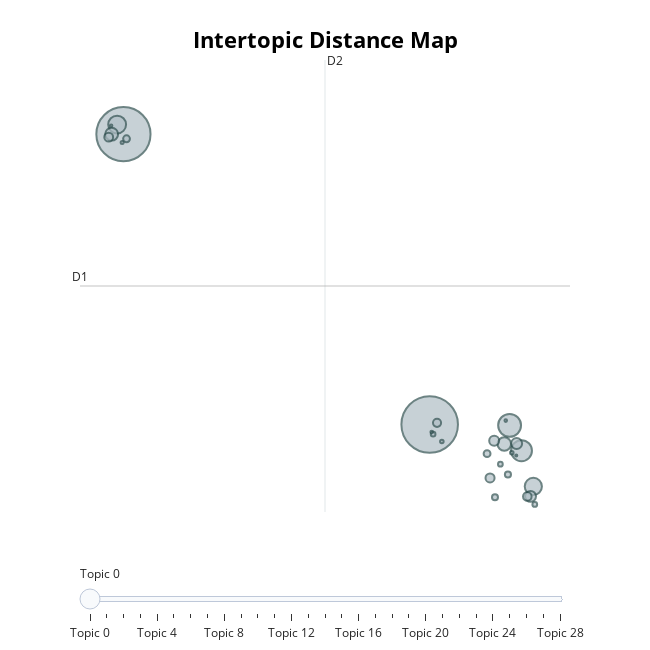

The notebook cell this image was saved under:
### Code cell
pos_topic_model = pos_topic_model.reduce_topics(pos_docs, nr_topics=30)
pos_topic_model.visualize_topics()

### Figure 1 — Plotly figure (JSON) as saved in the notebook; plotly's stock layout.template omitted (floating-point values rounded to 4 significant figures)
{"data": [{"customdata": [[0, "like | one | bosses | good | still", 8794], [1, "yes | good | best | nice | great", 8067], [2, "love | hate | ii | pain | rage", 1438], [3, "curse | amana | shrine | bearer | majula", 1204], [4, "gud | git | gavlan | gg | ez", 878], [5, "death | died | dies | die | dead", 813], [6, "de | que | el | jogo | es", 501], [7, "goat | sex | goated | rapier | fatty", 456], [8, "sun | praise | jolly | cooperation | would", 330], [9, "rolin | rollin | stance | roll | power", 328], [10, "elden | ring | better | still | really", 275], [11, "seek | lest | bearer | bear | beyond", 226], [12, "hole | tongue | try | horse | finger", 215], [13, "peak | ii | haters | absolute | listen", 202], [14, "adp | adaptability | level | stat | sucks", 181], [15, "skeleton | give | hurrah | skeletons | dont", 129], [16, "buy | sale | swag | moneybags | money", 127], [17, "message | ahead | wary | trust | wall", 102], [18, "iron | keep | hate | never | go", 99], [19, "frigid | outskirts | go | fuck | ever", 62], [20, "hands | mid | thumbs | hand | thumb", 61], [21, "cloud | save | steam | saves | file", 59], [22, "son | brought | father | spend | together", 35], [23, "king | ivory | field | monarch | throne", 34], [24, "ign | aaaaaaaaaaaaaaaaaaaaaaaaaaaaaaaaaaaaaaaaaaaaaaaaaaaaaaaaaaaaaaaaaaaaaaaaaaaaaaaaaaaaaaaaaaaaaaaaaaaaaaaaaaaaaaaaaaaaaaaaaaaaaaaaaaaaaaaaaaaaaaaaaaaaaaaaaaaaaaaaaaaaaaaaaaaaaaaaaaaaaaaaaaaaaaaaaaaaaaaaaaaaaaaaaaaaaaaaaaaaaaaaaaaaaaaaaaaaaaaaaaaaaaaaaaaaaaaaaaaaaaaaaaaaaaaaaaaaaaaaaaaaaaaaaaaaaaaaaaaaaaaaaaaaaaaaaaaaaaaaaaaaaaaaaaaaaaaaaaaaaaaaaaaaaaaaaaaaaaaaaaaaaaaaaaaaaaaaaaaaaaaaaaaaaaaaaaaaaaaaaaaaaaaaaaaaaaaaaaaaaaaaaaaaaaaaaaaaaaaaaaaaaaaaaaaaaaaaaaaaaaaaaaaaaaaaaaaaaaaaaaaaaaaaaaaaaaaaaaaaaaaaaaaaaaaaaaaaaaaaaaaaaaaaaaaaaaaaaaaaaaaaaaaaaaaaaaaaaaaaaaaaaaaaaaaaaaaaaaaaaaaaaaaaaaaaaaaaaaaaaaaaaaaaaaaaaaaaaaaaaaaaaaaaaaaaaaaaaaaaaaaaaaaaaaaaaaaaaaaaaaaaaaaaaaaaaaaaaaaaaaaaaaaaaaaaa | cooooooooooooooooooooooooooooooooooooooooooooollllllllllllllllllllllllllllllllllllllllllllllllllllllllllllllllllllllllllllllllllllllllll | aaaaaaaaaaaaaaaaaaaaaaaaaaaaaaaaaaaaaaaaaaaaaaaaaaaaaaaaaaaaaaaaaaaaaaaaaaaaaaaaaaaaaaaaaaaaaaaaaaaaaaaaaaaaaaaaaaaaaaaaaaaaaaaaaaaaaaaaaaaaaaaaaaaaaaaaaaaaaaaaaaaaaaaaaaaaaaaaaaaaaaaaaaaaaaaaaaaaaaaaaaaaaaaaaaaaaaaaaaaaaaaaaaaaaaaaaaaaaaaaaaaaaaaaaaaaaaaaaaaaaaaaaaaaaaaaaaaaaaaaaaaaaaaaaaaaaaaaaaaaaaaaaaaaaaaaaaaaaaaaaaaaaaaaaaaaaaaaaaaaaaaaaaaaaaaaaaaaaaaaaaaaaaaaaaaaaaaaaaaaaaaaaaaaaaaaaaaaaaaaaaaaaaaaaaaaaaaaaaaaaaaaaaaaaaaaaaaaaaaaaaaaaaaaaaaaaaaaaaaaaaaaaaaaaaaaaaaaaaaaaaaaaaaaaaaaaaaaaaaaaaaaaaaaaaaaaaaaaaaaaaaaaaaaaaaaaaaaaaaaaaaaaaaaaaaaaaaaaaaaaaaaaaaaaaaaaaaaaaaaaaaaaaaaaaaaaaaaaaaaaaaaaaaaaaaaaaaaaaaaaaaaaaaaaaaaaaaaaaaaaaaaaaaaaaaaaaaaaaaaaaaaaaaaaaaaaaaaaaaaaaaaaaaaaaaaaaaaaaaaaaaaaaaaaaaaaaaaaaaaaaaaaaaaaaaaaaaaaaaaaaaaaaaaaaaaaaaaaaaaaaaaaaaaaaaaaaaaaaaaaaaaaaaaaaaaaaaaaaaaaaaaaaaaaaaaaaaaaaaaaaaaaaaaaaaaaaaaaaaaaaaaaaaaaaaaaaaaaaaaaaaaaaaaaaaaaaaaaaaaaaaaaaaaaaaaaaaaaaaaaaaaaaaaaaaaaaaaaaaaaaaaahhhhhhhhhhhhhhhhhhhhhhhhhhhhhhhhhhhhhhhhhhhhhhhhhhhhhhhhhhhhhhhhhhhhhhhhhhhhhhhhhhhhhhhhhhhhhhhhhhhhhhhhhhhhhhhhhhhhhhhhhhhhhhhhhhhhhhhhhhhhhhhhhhhhhhhhhhhhhhhhhhhhhhhhhhhhhhhhhhhhhhhhhhhhhhhhhhhhhhhhhhhhhhhhhhhhhhhhhhhhhhhhhhhhhhhhhhhhhhhhhhhhhhhhhhhhhhhhhhhhhhhhhhhhhhhhhhhhhhhhhhhhhhhhhhhhhhhhhhhhhhhhhhhhhhhhhhhhhhhhhhhhhhhhhhhhhhhhhhhhhhhhhhhhhhhhhhhhhhhhhhhhhhhhhhhhhhhhhhhhhhhhhhhhhhhhhhhhhhhhhhhhhhhhhhhhhhhhhhhhhhhhhhhhhhhhhhhhhhhhhhhhhhhhhhhhhhhhhhhhhhhhhhhhhhhhhhhhhhhhhhhhhhhhhhhhhhhhhhhhhhhhhhhhhhhhhhhhhhhhhhhhhhhhhhhhhhhhhhhhhhhhhhhhhhhhhhhhhhhhhhhhhhhhhhhhhhhhhhhhhhhhhhhhhhhhhhhhhhhhhhhhhhhhhhhhhhhhhhhhhhhhhhhhhhhhhhhhhhhhhhhhhhhhhhhhhhhhhhhhhhhhhhhhhhhhhhhhhhhhhhhhhhhhhhhhhhhhhhhhhhhhhhhhhhhhhhhhhhhhhhhhhhhhhhhhhhhhhhhhhhhhhhhhhhhhhhhhhhhhhhhhhhhhhhhhhhhhhhhhhhhhhhhhhhhhhhhhhhhhhhhhhhhhhhhhhhhhhhhhhhhhhhhhhhhhhhhhhhhhhhhhhhhhhhhhhhhhhhhhhhhhhhhhhhhhhhhhhhhhhhhhhhhhhhhhhhhhhhhhhhhhhhhhhhhhhhhhhhhhhhhhhhhhhhhhhhhhhhhhhhhhhhhhhhhhhhhhhhhhhhhhhhhhhhhhhhhhhhhhhhhhhhhhhhhhhhhhhhhhhhhhhhhhhhhhhhhhhhhhhhhhhhhhhhhhhhhhhhhhhhhhhhhhhhhhhhhhhhhhhhhhhhhhhhhhhhhhhhhhhhhhhhhhhhhhhhhhhhhhhhhhhhhhhhhhhhhhhhhhhhhhhhhhhhhhhhhhhhhhhhhhhhhhhhhhhhhhhhhhhhhhhhhhhhhhhhhhhhhhhhhhhhhhhhhhhhhhhhhhhhhhhhhhhhhhhhhhhhhhhhhhhhhhhhhhhhhhhhhhhhhhhhhhhhhhhhhhhhhhhhhhhhhhhhhhhhhhhhhhhhhhhhhhhhhhhhhhhhhhhhhhhhhhhhhhhhhhhhhhhhhhhhhhhhhhhhhhhhhhhhhhhhhhhhhhhhhhhhhhhhhhhhhhhhhhhhhhhhhhhhhhhhhhhhhhhhhhhhhhhhhhhhhhhhhhhhhhhhhhhhhhhhhhhhhhhhhhhhhhhhhhhhhhhhhhhhhhhhhhhhhhhhhhhhhhhhhhhhhhhhhhhhhhhhhhhhhhhhhhhhhhhhhhhhhhhhhhhhhhhhhhhhhhhhhhhhhhhhhhhhhhhhhhhhhhhhhhhhhhhhhhhhhhhhhhhhhhhhhhhhhhhhhhhhhhhhhhhhhhhhhhhhhhhhhhhhhhhhhhhhhhhhhhhhhhhhhhhhhhhhhhhhhhhhhhhhhhhhhhhhhhhhhhhhhhhhhhhhhhhhhhhhhhhhhhhhhhhhhhhhhhhhhhhhhhhhhhhhhhhhhhhhhhhhhhhhhhhhhhhhhhhhhhhhhhhhhhhhhhhhhhhhhhhhhhhhhhhhhhhhhhhhhhhhhhhhhhhhhhhhhhhhhhhhhhhhhhhhhhhhhhhhhhhhhhhhhhhhhhhhhhhhhhhhhhhhhhhhhhhhhhhhhhhhhhhhhhhhhhhhhhhhhhhhhhhhhhhhhhhhhhhhhhhhhhhhhhhhhhhhhhhhhhhhhhhhhhhhhhhhhhhhhhhhhhhhhhhhhhhhhhhhhhhhhhhhhhhhhhhhhhhhhhhhhhhhhhhhhhhhhhhhhhhhhhhhhhhhhhhhhhhhhhhhhhhhhhhhhhhhhhhhhhhhhhhhhhhhhhhhhhhhhhhhhhhhhhhhhhhhhhhhhhhhhhhhhhhhhhhhhhhhhhhhhhhhhhhhhhhhhhhhhhhhhhhhhhhhhhhhhhhhhhhhhhhhhhhhhhhhhhhhhhhhhhhhhhhhhhhhhhhhhhhhhhhhhhhhhhhhhhhhhhhhhhhhhhhhhhhhhhhhhhhhhhhhhhhhhhhhhhhhhhhhhhhhhhhhhhhhhhhhhhhhhhhhhhhhhhhhhhhhhhhhhhhhhhhhhhhhhhhhhhhhhhhhhhhhhhhhhhhhhhhhhhhhhhhhhhhhhhh | aaaaaaaaaaaaaaaaaaaaaaaaaaaaaaaaaaaaaaaaaaaaaaaaaaaaaaaaaaaaaaaaaaaaaaaaaaaaaaaaaaaaaaaaaaaaaaaaaaaaaaaaaaaaaaaaaaaaaaaaaaaaaaaaaaaaaaaaaaaaaaaaaaaaaaaaaaaaaaaaaaaaaaaaaaaaaaaaaaaaaaaaaaaaaaaaaaaaaaaaaaaaaaaaaaaaaaaaaaaaaaaaaaaaaaaaaaaaaaaaaaaaaaaaaaaaaaaaaaaaaaaaaaaaaaaaaaaaaaaaaaaaaaaaaaaaaaaaaaaaahhhhhhhhhhhhhhhhhhhhhhhhhhhhhhhhhhhhhhhhhhhhhhhhhhhhhhhhhhhhhhhhhhhhhhhhhhhhhhhhhhhhhhhhhhhhhhhhhhhhhhhhhhhhhhhhhhhhhhhhhhhhhhhhhhhhhhhhhhhhhhhhhhhhhhhhhhhhhhhhhhhhhhhhhhhhhhhhhhhhhhhhhhhhhhhhhhhhhhhhhhhhhhhhhhhhhhhhhhhhhhhhhhhhhhhhhhhhhhhhhhhhhhhhhhhhhhhhhhhhhhhhhhhhhhhh", 25], [25, "enjoyer | average | ii | bert | player", 20], [26, "stockholm | syndrome | long | stockholme | gave", 18], [27, "john | darkest | ii | every | darking", 16], [28, "estus | drinking | drink | flask | sip", 12]], "hovertemplate": "<b>Topic %{customdata[0]}</b><br>%{customdata[1]}<br>Size: %{customdata[2]}", "legendgroup": "", "marker": {"color": "#B0BEC5", "line": {"color": "DarkSlateGrey", "width": 2}, "size": [8794, 8067, 1438, 1204, 878, 813, 501, 456, 330, 328, 275, 226, 215, 202, 181, 129, 127, 102, 99, 62, 61, 59, 35, 34, 25, 20, 18, 16, 12], "sizemode": "area", "sizeref": 5.496, "symbol": "circle"}, "mode": "markers", "name": "", "orientation": "v", "showlegend": false, "type": "scatter", "x": [8.016, -10.92, 12.96, 13.69, -11.31, 14.42, 12.63, -11.65, 13.39, 14.25, 12.01, 11.75, -11.83, 14.05, 8.471, 11.56, -10.73, 12.86, 12.05, 12.39, 14.52, 8.229, 8.769, 13.1, -11.0, 8.143, 12.72, -11.68, 13.37], "xaxis": "x", "y": [4.807, 15.49, 4.776, 3.842, 15.84, 2.528, 4.087, 15.49, 4.108, 2.163, 4.208, 2.841, 15.38, 2.161, 4.869, 3.734, 15.32, 2.965, 2.128, 3.346, 1.867, 4.451, 4.181, 3.767, 15.18, 4.528, 4.95, 15.8, 3.664], "yaxis": "y"}], "layout": {"annotations": [{"showarrow": false, "text": "D1", "x": -13.61, "y": 9.903, "yshift": 10}, {"showarrow": false, "text": "D2", "x": 1.543, "xshift": 10, "y": 18.22}], "height": 650, "hoverlabel": {"bgcolor": "white", "font": {"family": "Rockwell", "size": 16}}, "legend": {"itemsizing": "constant", "tracegroupgap": 0}, "margin": {"t": 60}, "shapes": [{"line": {"color": "#CFD8DC", "width": 2}, "type": "line", "x0": 1.543, "x1": 1.543, "y0": 1.587, "y1": 18.22}, {"line": {"color": "#9E9E9E", "width": 2}, "type": "line", "x0": -13.61, "x1": 16.69, "y0": 9.903, "y1": 9.903}], "sliders": [{"active": 0, "pad": {"t": 50}, "steps": [{"args": [{"marker.color": [["red", "#B0BEC5", "#B0BEC5", "#B0BEC5", "#B0BEC5", "#B0BEC5", "#B0BEC5", "#B0BEC5", "#B0BEC5", "#B0BEC5", "#B0BEC5", "#B0BEC5", "#B0BEC5", "#B0BEC5", "#B0BEC5", "#B0BEC5", "#B0BEC5", "#B0BEC5", "#B0BEC5", "#B0BEC5", "#B0BEC5", "#B0BEC5", "#B0BEC5", "#B0BEC5", "#B0BEC5", "#B0BEC5", "#B0BEC5", "#B0BEC5", "#B0BEC5"]]}], "label": "Topic 0", "method": "update"}, {"args": [{"marker.color": [["#B0BEC5", "red", "#B0BEC5", "#B0BEC5", "#B0BEC5", "#B0BEC5", "#B0BEC5", "#B0BEC5", "#B0BEC5", "#B0BEC5", "#B0BEC5", "#B0BEC5", "#B0BEC5", "#B0BEC5", "#B0BEC5", "#B0BEC5", "#B0BEC5", "#B0BEC5", "#B0BEC5", "#B0BEC5", "#B0BEC5", "#B0BEC5", "#B0BEC5", "#B0BEC5", "#B0BEC5", "#B0BEC5", "#B0BEC5", "#B0BEC5", "#B0BEC5"]]}], "label": "Topic 1", "method": "update"}, {"args": [{"marker.color": [["#B0BEC5", "#B0BEC5", "red", "#B0BEC5", "#B0BEC5", "#B0BEC5", "#B0BEC5", "#B0BEC5", "#B0BEC5", "#B0BEC5", "#B0BEC5", "#B0BEC5", "#B0BEC5", "#B0BEC5", "#B0BEC5", "#B0BEC5", "#B0BEC5", "#B0BEC5", "#B0BEC5", "#B0BEC5", "#B0BEC5", "#B0BEC5", "#B0BEC5", "#B0BEC5", "#B0BEC5", "#B0BEC5", "#B0BEC5", "#B0BEC5", "#B0BEC5"]]}], "label": "Topic 2", "method": "update"}, {"args": [{"marker.color": [["#B0BEC5", "#B0BEC5", "#B0BEC5", "red", "#B0BEC5", "#B0BEC5", "#B0BEC5", "#B0BEC5", "#B0BEC5", "#B0BEC5", "#B0BEC5", "#B0BEC5", "#B0BEC5", "#B0BEC5", "#B0BEC5", "#B0BEC5", "#B0BEC5", "#B0BEC5", "#B0BEC5", "#B0BEC5", "#B0BEC5", "#B0BEC5", "#B0BEC5", "#B0BEC5", "#B0BEC5", "#B0BEC5", "#B0BEC5", "#B0BEC5", "#B0BEC5"]]}], "label": "Topic 3", "method": "update"}, {"args": [{"marker.color": [["#B0BEC5", "#B0BEC5", "#B0BEC5", "#B0BEC5", "red", "#B0BEC5", "#B0BEC5", "#B0BEC5", "#B0BEC5", "#B0BEC5", "#B0BEC5", "#B0BEC5", "#B0BEC5", "#B0BEC5", "#B0BEC5", "#B0BEC5", "#B0BEC5", "#B0BEC5", "#B0BEC5", "#B0BEC5", "#B0BEC5", "#B0BEC5", "#B0BEC5", "#B0BEC5", "#B0BEC5", "#B0BEC5", "#B0BEC5", "#B0BEC5", "#B0BEC5"]]}], "label": "Topic 4", "method": "update"}, {"args": [{"marker.color": [["#B0BEC5", "#B0BEC5", "#B0BEC5", "#B0BEC5", "#B0BEC5", "red", "#B0BEC5", "#B0BEC5", "#B0BEC5", "#B0BEC5", "#B0BEC5", "#B0BEC5", "#B0BEC5", "#B0BEC5", "#B0BEC5", "#B0BEC5", "#B0BEC5", "#B0BEC5", "#B0BEC5", "#B0BEC5", "#B0BEC5", "#B0BEC5", "#B0BEC5", "#B0BEC5", "#B0BEC5", "#B0BEC5", "#B0BEC5", "#B0BEC5", "#B0BEC5"]]}], "label": "Topic 5", "method": "update"}, {"args": [{"marker.color": [["#B0BEC5", "#B0BEC5", "#B0BEC5", "#B0BEC5", "#B0BEC5", "#B0BEC5", "red", "#B0BEC5", "#B0BEC5", "#B0BEC5", "#B0BEC5", "#B0BEC5", "#B0BEC5", "#B0BEC5", "#B0BEC5", "#B0BEC5", "#B0BEC5", "#B0BEC5", "#B0BEC5", "#B0BEC5", "#B0BEC5", "#B0BEC5", "#B0BEC5", "#B0BEC5", "#B0BEC5", "#B0BEC5", "#B0BEC5", "#B0BEC5", "#B0BEC5"]]}], "label": "Topic 6", "method": "update"}, {"args": [{"marker.color": [["#B0BEC5", "#B0BEC5", "#B0BEC5", "#B0BEC5", "#B0BEC5", "#B0BEC5", "#B0BEC5", "red", "#B0BEC5", "#B0BEC5", "#B0BEC5", "#B0BEC5", "#B0BEC5", "#B0BEC5", "#B0BEC5", "#B0BEC5", "#B0BEC5", "#B0BEC5", "#B0BEC5", "#B0BEC5", "#B0BEC5", "#B0BEC5", "#B0BEC5", "#B0BEC5", "#B0BEC5", "#B0BEC5", "#B0BEC5", "#B0BEC5", "#B0BEC5"]]}], "label": "Topic 7", "method": "update"}, {"args": [{"marker.color": [["#B0BEC5", "#B0BEC5", "#B0BEC5", "#B0BEC5", "#B0BEC5", "#B0BEC5", "#B0BEC5", "#B0BEC5", "red", "#B0BEC5", "#B0BEC5", "#B0BEC5", "#B0BEC5", "#B0BEC5", "#B0BEC5", "#B0BEC5", "#B0BEC5", "#B0BEC5", "#B0BEC5", "#B0BEC5", "#B0BEC5", "#B0BEC5", "#B0BEC5", "#B0BEC5", "#B0BEC5", "#B0BEC5", "#B0BEC5", "#B0BEC5", "#B0BEC5"]]}], "label": "Topic 8", "method": "update"}, {"args": [{"marker.color": [["#B0BEC5", "#B0BEC5", "#B0BEC5", "#B0BEC5", "#B0BEC5", "#B0BEC5", "#B0BEC5", "#B0BEC5", "#B0BEC5", "red", "#B0BEC5", "#B0BEC5", "#B0BEC5", "#B0BEC5", "#B0BEC5", "#B0BEC5", "#B0BEC5", "#B0BEC5", "#B0BEC5", "#B0BEC5", "#B0BEC5", "#B0BEC5", "#B0BEC5", "#B0BEC5", "#B0BEC5", "#B0BEC5", "#B0BEC5", "#B0BEC5", "#B0BEC5"]]}], "label": "Topic 9", "method": "update"}, {"args": [{"marker.color": [["#B0BEC5", "#B0BEC5", "#B0BEC5", "#B0BEC5", "#B0BEC5", "#B0BEC5", "#B0BEC5", "#B0BEC5", "#B0BEC5", "#B0BEC5", "red", "#B0BEC5", "#B0BEC5", "#B0BEC5", "#B0BEC5", "#B0BEC5", "#B0BEC5", "#B0BEC5", "#B0BEC5", "#B0BEC5", "#B0BEC5", "#B0BEC5", "#B0BEC5", "#B0BEC5", "#B0BEC5", "#B0BEC5", "#B0BEC5", "#B0BEC5", "#B0BEC5"]]}], "label": "Topic 10", "method": "update"}, {"args": [{"marker.color": [["#B0BEC5", "#B0BEC5", "#B0BEC5", "#B0BEC5", "#B0BEC5", "#B0BEC5", "#B0BEC5", "#B0BEC5", "#B0BEC5", "#B0BEC5", "#B0BEC5", "red", "#B0BEC5", "#B0BEC5", "#B0BEC5", "#B0BEC5", "#B0BEC5", "#B0BEC5", "#B0BEC5", "#B0BEC5", "#B0BEC5", "#B0BEC5", "#B0BEC5", "#B0BEC5", "#B0BEC5", "#B0BEC5", "#B0BEC5", "#B0BEC5", "#B0BEC5"]]}], "label": "Topic 11", "method": "update"}, {"args": [{"marker.color": [["#B0BEC5", "#B0BEC5", "#B0BEC5", "#B0BEC5", "#B0BEC5", "#B0BEC5", "#B0BEC5", "#B0BEC5", "#B0BEC5", "#B0BEC5", "#B0BEC5", "#B0BEC5", "red", "#B0BEC5", "#B0BEC5", "#B0BEC5", "#B0BEC5", "#B0BEC5", "#B0BEC5", "#B0BEC5", "#B0BEC5", "#B0BEC5", "#B0BEC5", "#B0BEC5", "#B0BEC5", "#B0BEC5", "#B0BEC5", "#B0BEC5", "#B0BEC5"]]}], "label": "Topic 12", "method": "update"}, {"args": [{"marker.color": [["#B0BEC5", "#B0BEC5", "#B0BEC5", "#B0BEC5", "#B0BEC5", "#B0BEC5", "#B0BEC5", "#B0BEC5", "#B0BEC5", "#B0BEC5", "#B0BEC5", "#B0BEC5", "#B0BEC5", "red", "#B0BEC5", "#B0BEC5", "#B0BEC5", "#B0BEC5", "#B0BEC5", "#B0BEC5", "#B0BEC5", "#B0BEC5", "#B0BEC5", "#B0BEC5", "#B0BEC5", "#B0BEC5", "#B0BEC5", "#B0BEC5", "#B0BEC5"]]}], "label": "Topic 13", "method": "update"}, {"args": [{"marker.color": [["#B0BEC5", "#B0BEC5", "#B0BEC5", "#B0BEC5", "#B0BEC5", "#B0BEC5", "#B0BEC5", "#B0BEC5", "#B0BEC5", "#B0BEC5", "#B0BEC5", "#B0BEC5", "#B0BEC5", "#B0BEC5", "red", "#B0BEC5", "#B0BEC5", "#B0BEC5", "#B0BEC5", "#B0BEC5", "#B0BEC5", "#B0BEC5", "#B0BEC5", "#B0BEC5", "#B0BEC5", "#B0BEC5", "#B0BEC5", "#B0BEC5", "#B0BEC5"]]}], "label": "Topic 14", "method": "update"}, {"args": [{"marker.color": [["#B0BEC5", "#B0BEC5", "#B0BEC5", "#B0BEC5", "#B0BEC5", "#B0BEC5", "#B0BEC5", "#B0BEC5", "#B0BEC5", "#B0BEC5", "#B0BEC5", "#B0BEC5", "#B0BEC5", "#B0BEC5", "#B0BEC5", "red", "#B0BEC5", "#B0BEC5", "#B0BEC5", "#B0BEC5", "#B0BEC5", "#B0BEC5", "#B0BEC5", "#B0BEC5", "#B0BEC5", "#B0BEC5", "#B0BEC5", "#B0BEC5", "#B0BEC5"]]}], "label": "Topic 15", "method": "update"}, {"args": [{"marker.color": [["#B0BEC5", "#B0BEC5", "#B0BEC5", "#B0BEC5", "#B0BEC5", "#B0BEC5", "#B0BEC5", "#B0BEC5", "#B0BEC5", "#B0BEC5", "#B0BEC5", "#B0BEC5", "#B0BEC5", "#B0BEC5", "#B0BEC5", "#B0BEC5", "red", "#B0BEC5", "#B0BEC5", "#B0BEC5", "#B0BEC5", "#B0BEC5", "#B0BEC5", "#B0BEC5", "#B0BEC5", "#B0BEC5", "#B0BEC5", "#B0BEC5", "#B0BEC5"]]}], "label": "Topic 16", "method": "update"}, {"args": [{"marker.color": [["#B0BEC5", "#B0BEC5", "#B0BEC5", "#B0BEC5", "#B0BEC5", "#B0BEC5", "#B0BEC5", "#B0BEC5", "#B0BEC5", "#B0BEC5", "#B0BEC5", "#B0BEC5", "#B0BEC5", "#B0BEC5", "#B0BEC5", "#B0BEC5", "#B0BEC5", "red", "#B0BEC5", "#B0BEC5", "#B0BEC5", "#B0BEC5", "#B0BEC5", "#B0BEC5", "#B0BEC5", "#B0BEC5", "#B0BEC5", "#B0BEC5", "#B0BEC5"]]}], "label": "Topic 17", "method": "update"}, {"args": [{"marker.color": [["#B0BEC5", "#B0BEC5", "#B0BEC5", "#B0BEC5", "#B0BEC5", "#B0BEC5", "#B0BEC5", "#B0BEC5", "#B0BEC5", "#B0BEC5", "#B0BEC5", "#B0BEC5", "#B0BEC5", "#B0BEC5", "#B0BEC5", "#B0BEC5", "#B0BEC5", "#B0BEC5", "red", "#B0BEC5", "#B0BEC5", "#B0BEC5", "#B0BEC5", "#B0BEC5", "#B0BEC5", "#B0BEC5", "#B0BEC5", "#B0BEC5", "#B0BEC5"]]}], "label": "Topic 18", "method": "update"}, {"args": [{"marker.color": [["#B0BEC5", "#B0BEC5", "#B0BEC5", "#B0BEC5", "#B0BEC5", "#B0BEC5", "#B0BEC5", "#B0BEC5", "#B0BEC5", "#B0BEC5", "#B0BEC5", "#B0BEC5", "#B0BEC5", "#B0BEC5", "#B0BEC5", "#B0BEC5", "#B0BEC5", "#B0BEC5", "#B0BEC5", "red", "#B0BEC5", "#B0BEC5", "#B0BEC5", "#B0BEC5", "#B0BEC5", "#B0BEC5", "#B0BEC5", "#B0BEC5", "#B0BEC5"]]}], "label": "Topic 19", "method": "update"}, {"args": [{"marker.color": [["#B0BEC5", "#B0BEC5", "#B0BEC5", "#B0BEC5", "#B0BEC5", "#B0BEC5", "#B0BEC5", "#B0BEC5", "#B0BEC5", "#B0BEC5", "#B0BEC5", "#B0BEC5", "#B0BEC5", "#B0BEC5", "#B0BEC5", "#B0BEC5", "#B0BEC5", "#B0BEC5", "#B0BEC5", "#B0BEC5", "red", "#B0BEC5", "#B0BEC5", "#B0BEC5", "#B0BEC5", "#B0BEC5", "#B0BEC5", "#B0BEC5", "#B0BEC5"]]}], "label": "Topic 20", "method": "update"}, {"args": [{"marker.color": [["#B0BEC5", "#B0BEC5", "#B0BEC5", "#B0BEC5", "#B0BEC5", "#B0BEC5", "#B0BEC5", "#B0BEC5", "#B0BEC5", "#B0BEC5", "#B0BEC5", "#B0BEC5", "#B0BEC5", "#B0BEC5", "#B0BEC5", "#B0BEC5", "#B0BEC5", "#B0BEC5", "#B0BEC5", "#B0BEC5", "#B0BEC5", "red", "#B0BEC5", "#B0BEC5", "#B0BEC5", "#B0BEC5", "#B0BEC5", "#B0BEC5", "#B0BEC5"]]}], "label": "Topic 21", "method": "update"}, {"args": [{"marker.color": [["#B0BEC5", "#B0BEC5", "#B0BEC5", "#B0BEC5", "#B0BEC5", "#B0BEC5", "#B0BEC5", "#B0BEC5", "#B0BEC5", "#B0BEC5", "#B0BEC5", "#B0BEC5", "#B0BEC5", "#B0BEC5", "#B0BEC5", "#B0BEC5", "#B0BEC5", "#B0BEC5", "#B0BEC5", "#B0BEC5", "#B0BEC5", "#B0BEC5", "red", "#B0BEC5", "#B0BEC5", "#B0BEC5", "#B0BEC5", "#B0BEC5", "#B0BEC5"]]}], "label": "Topic 22", "method": "update"}, {"args": [{"marker.color": [["#B0BEC5", "#B0BEC5", "#B0BEC5", "#B0BEC5", "#B0BEC5", "#B0BEC5", "#B0BEC5", "#B0BEC5", "#B0BEC5", "#B0BEC5", "#B0BEC5", "#B0BEC5", "#B0BEC5", "#B0BEC5", "#B0BEC5", "#B0BEC5", "#B0BEC5", "#B0BEC5", "#B0BEC5", "#B0BEC5", "#B0BEC5", "#B0BEC5", "#B0BEC5", "red", "#B0BEC5", "#B0BEC5", "#B0BEC5", "#B0BEC5", "#B0BEC5"]]}], "label": "Topic 23", "method": "update"}, {"args": [{"marker.color": [["#B0BEC5", "#B0BEC5", "#B0BEC5", "#B0BEC5", "#B0BEC5", "#B0BEC5", "#B0BEC5", "#B0BEC5", "#B0BEC5", "#B0BEC5", "#B0BEC5", "#B0BEC5", "#B0BEC5", "#B0BEC5", "#B0BEC5", "#B0BEC5", "#B0BEC5", "#B0BEC5", "#B0BEC5", "#B0BEC5", "#B0BEC5", "#B0BEC5", "#B0BEC5", "#B0BEC5", "red", "#B0BEC5", "#B0BEC5", "#B0BEC5", "#B0BEC5"]]}], "label": "Topic 24", "method": "update"}, {"args": [{"marker.color": [["#B0BEC5", "#B0BEC5", "#B0BEC5", "#B0BEC5", "#B0BEC5", "#B0BEC5", "#B0BEC5", "#B0BEC5", "#B0BEC5", "#B0BEC5", "#B0BEC5", "#B0BEC5", "#B0BEC5", "#B0BEC5", "#B0BEC5", "#B0BEC5", "#B0BEC5", "#B0BEC5", "#B0BEC5", "#B0BEC5", "#B0BEC5", "#B0BEC5", "#B0BEC5", "#B0BEC5", "#B0BEC5", "red", "#B0BEC5", "#B0BEC5", "#B0BEC5"]]}], "label": "Topic 25", "method": "update"}, {"args": [{"marker.color": [["#B0BEC5", "#B0BEC5", "#B0BEC5", "#B0BEC5", "#B0BEC5", "#B0BEC5", "#B0BEC5", "#B0BEC5", "#B0BEC5", "#B0BEC5", "#B0BEC5", "#B0BEC5", "#B0BEC5", "#B0BEC5", "#B0BEC5", "#B0BEC5", "#B0BEC5", "#B0BEC5", "#B0BEC5", "#B0BEC5", "#B0BEC5", "#B0BEC5", "#B0BEC5", "#B0BEC5", "#B0BEC5", "#B0BEC5", "red", "#B0BEC5", "#B0BEC5"]]}], "label": "Topic 26", "method": "update"}, {"args": [{"marker.color": [["#B0BEC5", "#B0BEC5", "#B0BEC5", "#B0BEC5", "#B0BEC5", "#B0BEC5", "#B0BEC5", "#B0BEC5", "#B0BEC5", "#B0BEC5", "#B0BEC5", "#B0BEC5", "#B0BEC5", "#B0BEC5", "#B0BEC5", "#B0BEC5", "#B0BEC5", "#B0BEC5", "#B0BEC5", "#B0BEC5", "#B0BEC5", "#B0BEC5", "#B0BEC5", "#B0BEC5", "#B0BEC5", "#B0BEC5", "#B0BEC5", "red", "#B0BEC5"]]}], "label": "Topic 27", "method": "update"}, {"args": [{"marker.color": [["#B0BEC5", "#B0BEC5", "#B0BEC5", "#B0BEC5", "#B0BEC5", "#B0BEC5", "#B0BEC5", "#B0BEC5", "#B0BEC5", "#B0BEC5", "#B0BEC5", "#B0BEC5", "#B0BEC5", "#B0BEC5", "#B0BEC5", "#B0BEC5", "#B0BEC5", "#B0BEC5", "#B0BEC5", "#B0BEC5", "#B0BEC5", "#B0BEC5", "#B0BEC5", "#B0BEC5", "#B0BEC5", "#B0BEC5", "#B0BEC5", "#B0BEC5", "red"]]}], "label": "Topic 28", "method": "update"}]}], "title": {"font": {"color": "Black", "size": 22}, "text": "<b>Intertopic Distance Map</b>", "x": 0.5, "xanchor": "center", "y": 0.95, "yanchor": "top"}, "width": 650, "xaxis": {"anchor": "y", "domain": [0, 1], "range": [-13.61, 16.69], "title": {"text": ""}, "visible": false}, "yaxis": {"anchor": "x", "domain": [0, 1], "range": [1.587, 18.22], "title": {"text": ""}, "visible": false}}}
